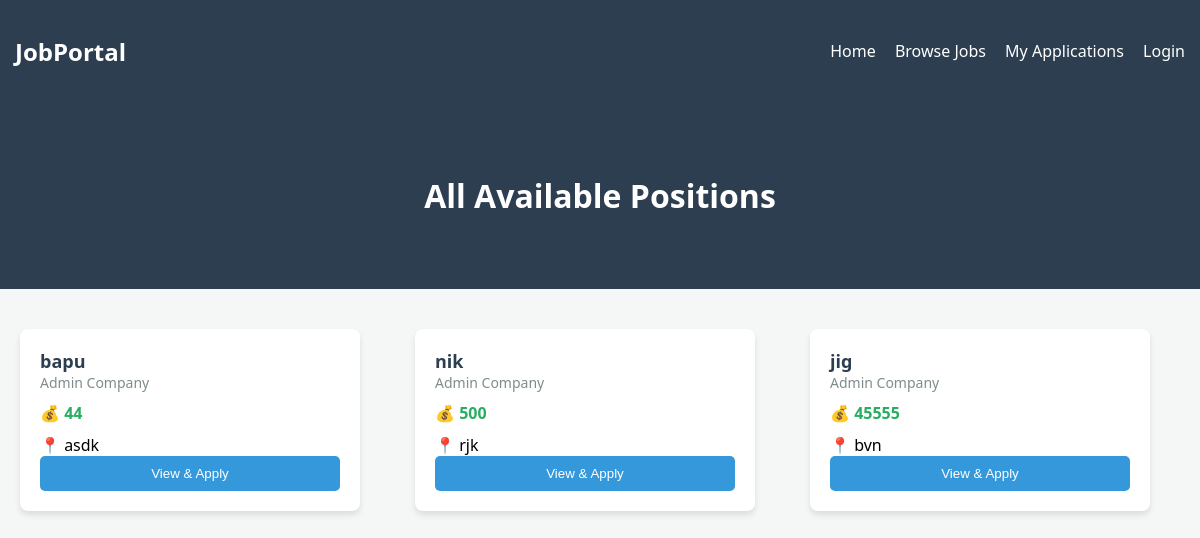
/jobs.php, run on the app's committed database.
### tables this page shows
CREATE TABLE `jobs` (
  `id` int(11) NOT NULL,
  `employer_id` int(11) DEFAULT NULL,
  `title` varchar(255) DEFAULT NULL,
  `category` varchar(100) DEFAULT NULL,
  `description` text DEFAULT NULL,
  `location` varchar(100) DEFAULT NULL,
  `salary` varchar(50) DEFAULT NULL,
  `posted_at` timestamp NOT NULL DEFAULT current_timestamp()
);

CREATE TABLE `employers` (
  `id` int(11) NOT NULL,
  `company_name` varchar(100) DEFAULT NULL,
  `email` varchar(100) DEFAULT NULL,
  `password` varchar(255) DEFAULT NULL,
  `created_at` timestamp NOT NULL DEFAULT current_timestamp()
);

### jobs.php (the view, shortened to what this page needs)
<?php include 'config.php'; ?>
<!DOCTYPE html>
<html lang="en">
<head>
    <link rel="stylesheet" href="style.css">
</head>
<body>
    <div class="navbar">
        <div class="logo"><h2>JobPortal</h2></div>
        <div class="menu">
            <a href="index.php">Home</a>
            <a href="jobs.php">Browse Jobs</a>
            <a href="my_applications.php">My Applications</a>
            <?php if(isset($_SESSION['user_id'])): ?>
                <a href="logout.php">Logout</a>
            <?php else: ?>
                <a href="login.php">Login</a>
            <?php endif; ?>
        </div>
    </div>
    <div class="hero" style="background-color: #2c3e50;">
        <h1>All Available Positions</h1>
    </div>
    <div class="container">
        <?php
        $sql = "SELECT jobs.*, employers.company_name
                FROM jobs
                JOIN employers ON jobs.employer_id = employers.id
                ORDER BY jobs.posted_at DESC";
        $result = $conn->query($sql);
        if ($result->num_rows > 0) {
            while($row = $result->fetch_assoc()) {
                $id = $row['id'];
                $title = addslashes($row['title']);
                $company = addslashes($row['company_name']);
                $salary = addslashes($row['salary']);
                $location = addslashes($row['location']);
                $desc = addslashes($row['description']);
        ?>
            <div class="job-card">
                <div>
                    <div class="job-title"><?php echo $row['title']; ?></div>
                    <div class="company-name"><?php echo $row['company_name']; ?></div>
                    <div class="salary">💰 <?php echo $row['salary']; ?></div>
                    <div>📍 <?php echo $row['location']; ?></div>
                </div>
                <button class="btn-details"
                    onclick="openModal('<?php echo $title; ?>', '<?php echo $company; ?>', '<?php echo $salary; ?>', '<?php echo $location; ?>', '<?php echo $desc; ?>', '<?php echo $id; ?>')">
                    View & Apply
                </button>
            </div>
        <?php
            }
        } else {
            echo "<p>No jobs found.</p>";
        }
        ?>
    </div>
</body>
</html>

### style.css (style rules this page uses)
body { font-family: 'Segoe UI', Tahoma, Geneva, Verdana, sans-serif; background-color: #f4f7f6; margin: 0; padding: 0; }
.navbar { background-color: #2c3e50; padding: 15px; color: white; display: flex; justify-content: space-between; align-items: center; }
.navbar a { color: white; text-decoration: none; margin-left: 15px; }
.hero { background-color: #3498db; color: white; text-align: center; padding: 50px 20px; margin-bottom: 20px; }
.container { max-width: 1200px; margin: 0 auto; padding: 20px; display: flex; flex-wrap: wrap; gap: 20px; justify-content: center; }
.job-card { background: white; border-radius: 8px; box-shadow: 0 4px 6px rgba(0,0,0,0.1); width: 300px; padding: 20px; transition: transform 0.2s; display: flex; flex-direction: column; justify-content: space-between; }
.job-title { font-size: 18px; font-weight: bold; color: #2c3e50; }
.company-name { color: #7f8c8d; font-size: 14px; margin-bottom: 10px; }
.salary { color: #27ae60; font-weight: bold; margin: 10px 0; }
.btn-details { background-color: #3498db; color: white; border: none; padding: 10px; border-radius: 5px; cursor: pointer; width: 100%; }
.container { max-width: 1200px; margin: 0 auto; padding: 20px; display: grid; grid-template-columns: repeat(auto-fill, minmax(300px, 1fr)); gap: 25px; }

### data on the page
jobs: title "bapu", employer.company_name "Admin Company", salary "44", location "asdk"
jobs: title "nik", employer.company_name "Admin Company", salary "500", location "rjk"
jobs: title "jig", employer.company_name "Admin Company", salary "45555", location "bvn"
